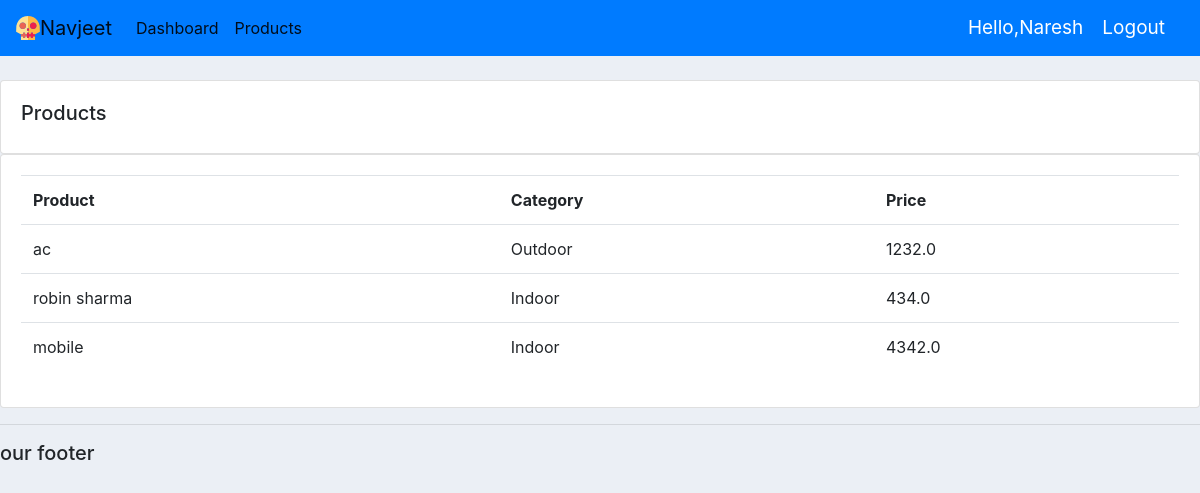
The app's page /account/ (signed in) with its own data.
### accounts/models.py (models this page shows, shortened)
class Product(models.Model):
	CATEGORY =  (
				('Indoor', 'Indoor'),
				('Outdoor', 'Outdoor'),
			    )
	name = models.CharField(max_length=200, null = True)
	price = models.FloatField( null = True)
	category = models.CharField(max_length = 200, null = True, choices = CATEGORY)
	description = models.CharField(max_length = 200, null = True)
	date_created = models.DateTimeField(auto_now_add = True, null = True, blank = True)
	tags = models.ManyToManyField(Tag)

### accounts/decorators.py (the view)
		def wrapper_func(request, *args, **kwargs):
			group = None
			if request.user.groups.exists():
				group = request.user.groups.all()[0].name
			if group in allowed_roles:
				return view_func(request, *args, **kwargs)
			else:
				return HttpResponse('You are not autherised to view this page')

### accounts/views.py (called while the page is built)
@login_required(login_url = 'login')
@allowed_users(allowed_roles = ['admin'])
def products(request):
	products = Product.objects.all()
	return render(request, 'accounts/products.html', {'products':products})

### accounts/templates/accounts/products.html
{% extends 'accounts/main.html' %}
{% block content %}
<br>
<div class="row">
	<div class="col-md">
		<div class="card card-body">
			<h5> Products </h5>
		</div>
		<div class="card card-body">
			<table class="table">
				<tr>
					<th>Product </th>
					<th> Category </th>
					<th> Price </th>
				</tr>
				{% for i in products %}
					<tr>
						<td>{{i.name}}</td>
						<td>{{i.category}}</td>
						<td>{{i.price}}</td>
					</tr>
				{% endfor %}
			</table>
		</div>
	</div>
</div>
{% endblock %}

### accounts/templates/accounts/navbar.html (shortened to what this page needs)
{% load static %}
<nav class="navbar navbar-expand-lg navbar-light bg-primary">
  <img src="{% static 'images/logo.png' %}">
  <a class="navbar-brand" href="#">Navjeet</a>
  <div class="collapse navbar-collapse" id="navbarText">
    <ul class="navbar-nav mr-auto">
      {% if request.user.is_staff %}
      <li class="nav-item active">
        <a class="nav-link" href="#">Dashboard</a>
      </li>
      <li class="nav-item active">
        <a class="nav-link" href="#">Products</a>
      </li>
      {% else %}
      <li class="nav-item active">
        <a class="nav-link" href="{% url 'account' %}">Settings</a>
      </li>
      {% endif %}
    </ul>
  </div>
  <span class="hello-msg"> Hello,{{request.user}} </span>
  <span><a href="{% url 'logout' %}" class="hello-msg"> Logout </a></span>
</nav>

### static/css/main.css (style rules this page uses)
body { background-color: #ebeff5; }

### accounts/templates/accounts/navbar.html (style rules this page uses)
.hello-msg { font-size:19px; color:white; margin-right:19px; }

### records on screen
Product: name "ac", category "Outdoor", price "1232.0"
Product: name "robin sharma", category "Indoor", price "434.0"
Product: name "mobile", category "Indoor", price "4342.0"

### other values on screen
{{ request.user }} "Naresh"
